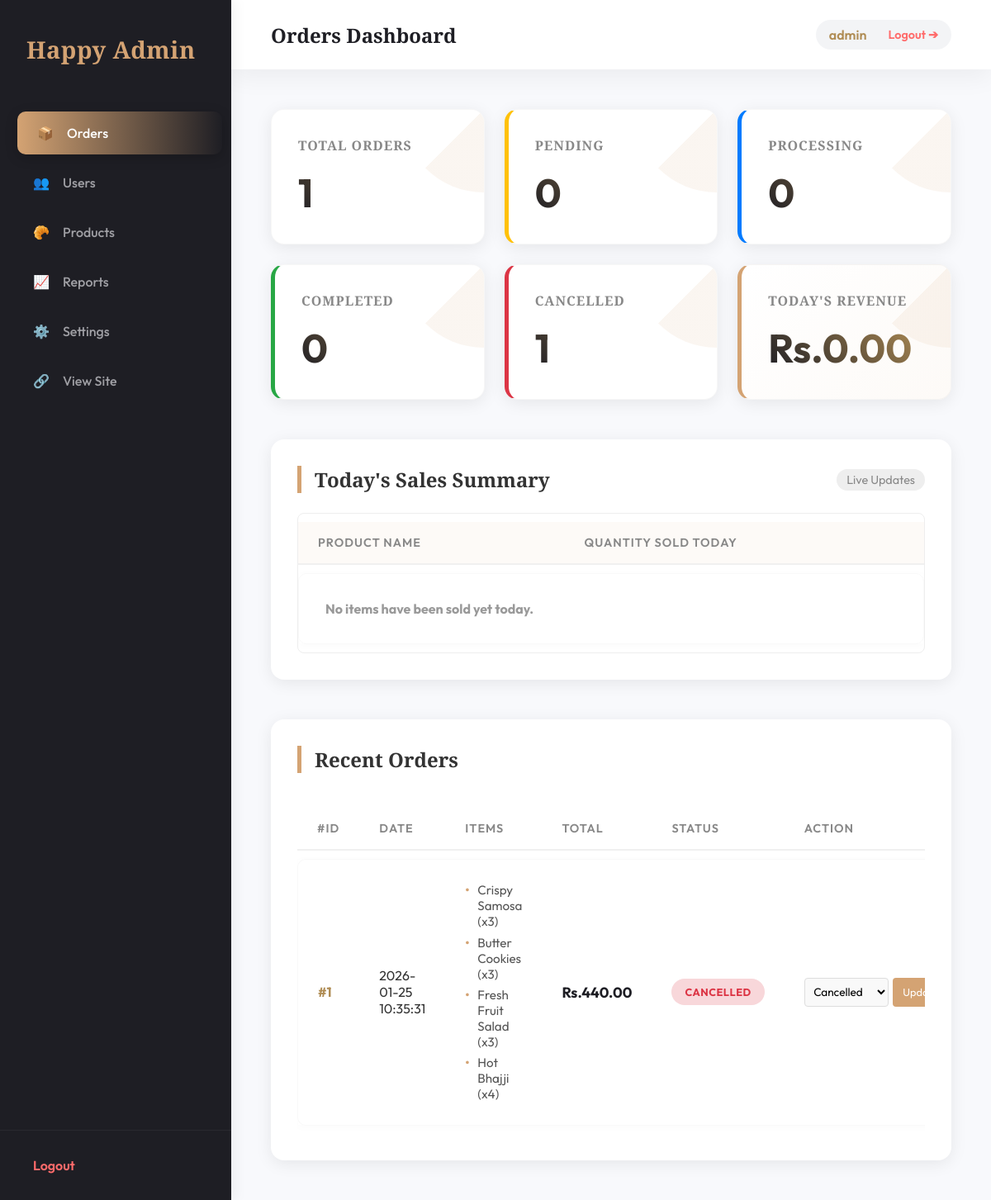
Before: /admin (signed in) with the older database file.
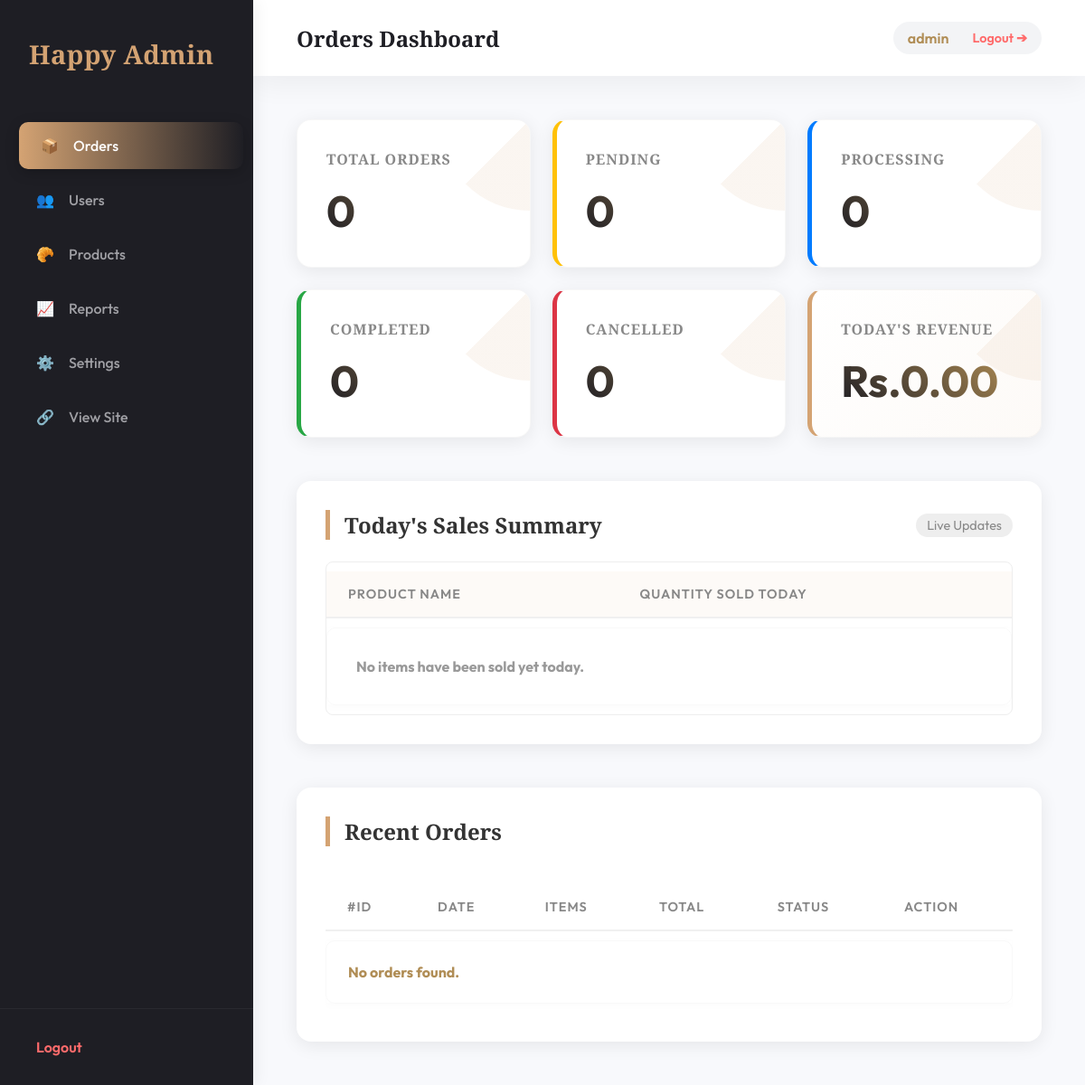
After: the same page with the newer database file.
### app.py (models this page shows)
class Order(db.Model):
    id = db.Column(db.Integer, primary_key=True)
    timestamp = db.Column(db.DateTime, default=datetime.utcnow)
    customer_name = db.Column(db.String(100), nullable=False)
    customer_phone = db.Column(db.String(20), nullable=False)
    customer_address = db.Column(db.Text, nullable=True) # Added address field
    total = db.Column(db.String(20), nullable=False)
    status = db.Column(db.String(20), default='Pending')
    user_id = db.Column(db.Integer, db.ForeignKey('user.id'), nullable=True)
    items = db.relationship('OrderItem', backref='order', lazy=True)

class OrderItem(db.Model):
    id = db.Column(db.Integer, primary_key=True)
    order_id = db.Column(db.Integer, db.ForeignKey('order.id'), nullable=False)
    name = db.Column(db.String(100), nullable=False)
    price = db.Column(db.Float, nullable=False)
    quantity = db.Column(db.Integer, default=1)

### app.py (the view)
@app.route('/admin')
def admin_dashboard():
    if not session.get('admin_logged_in'):
        return redirect(url_for('admin_login'))
    db_orders = Order.query.order_by(Order.timestamp.desc()).all()
    total_orders = Order.query.count()
    pending_orders = Order.query.filter_by(status='Pending').count()
    processing_orders = Order.query.filter_by(status='Processing').count()
    completed_orders = Order.query.filter_by(status='Completed').count()
    cancelled_orders = Order.query.filter_by(status='Cancelled').count()
    today_str = datetime.utcnow().strftime('%Y-%m-%d')
    today_orders = Order.query.filter(db.func.date(Order.timestamp) == today_str).all()
    today_revenue = 0.0
    daily_items_sold = {}
    for o in today_orders:
        if o.status != 'Cancelled':
            total_str = str(o.total).replace('Rs.', '').replace('$', '')
            try:
                today_revenue += float(total_str)
            except ValueError:
                pass
            for item in o.items:
                qty = getattr(item, 'quantity', 1) or 1
                daily_items_sold[item.name] = daily_items_sold.get(item.name, 0) + qty
    top_selling_today = sorted(daily_items_sold.items(), key=lambda x: x[1], reverse=True)
    formatted_orders = []
    for o in db_orders:
        formatted_orders.append({
            'id': o.id,
            'timestamp': o.timestamp.strftime("%Y-%m-%d %H:%M:%S") if o.timestamp else "N/A",
            'items': [{'name': i.name, 'price': i.price, 'qty': getattr(i, 'quantity', 1)} for i in o.items],
            'total': o.total,
            'status': o.status
        })
    db_feedbacks = Feedback.query.order_by(Feedback.timestamp.desc()).all()
    return render_template('admin_dashboard.html',
                         orders=formatted_orders,
                         username=session.get('admin_username', 'admin'),
                         total_orders=total_orders,
                         pending_orders=pending_orders,
                         processing_orders=processing_orders,
                         completed_orders=completed_orders,
                         cancelled_orders=cancelled_orders,
                         revenue=f"Rs.{today_revenue:.2f}",
                         top_selling_today=top_selling_today,
                         feedbacks=db_feedbacks)

### app.py (called while the page is built)
@app.context_processor
def inject_settings():
    settings = StoreSettings.query.first()
    if not settings:
        settings = StoreSettings()
        db.session.add(settings)
        db.session.commit()
    return dict(store_settings=settings)

### templates/admin_dashboard.html (shortened to what this page needs)
<!DOCTYPE html>
<html lang="en">
<head>
    <link rel="stylesheet" href="/static/admin.css">
</head>
<body>
    <div class="admin-layout">
        <aside class="sidebar">
            <div class="sidebar-brand">
                <h2>Happy Admin</h2>
            </div>
            <nav class="sidebar-nav">
                <a href="/admin" class="active">📦 <span>Orders</span></a>
                <a href="/admin/users">👥 <span>Users</span></a>
                <a href="/admin/products">🥐 <span>Products</span></a>
                <a href="/admin/reports">📈 <span>Reports</span></a>
                <a href="/admin/settings">⚙️ <span>Settings</span></a>
                <a href="/" target="_blank">🔗 <span>View Site</span></a>
            </nav>
            <div class="sidebar-footer">
                <a href="/admin/logout">Logout</a>
            </div>
        </aside>
        <main class="main-content">
            <header class="top-bar">
                <h1>Orders Dashboard</h1>
                <div class="user-info">
                    <span>{{ username }}</span>
                    <a href="/admin/logout"
                        style="margin-left: 10px; color: #ff6b6b; font-size: 0.9em; text-decoration: none;">Logout ➔</a>
                </div>
            </header>
            <div class="dashboard-content">
                <div class="stats-cards">
                    <div class="card">
                        <h3>Total Orders</h3>
                        <p class="stat-number">{{ total_orders }}</p>
                    </div>
                    <div class="card" style="border-left: 5px solid #ffc107;">
                        <h3>Pending</h3>
                        <p class="stat-number">{{ pending_orders }}</p>
                    </div>
                    <div class="card" style="border-left: 5px solid #007bff;">
                        <h3>Processing</h3>
                        <p class="stat-number">{{ processing_orders }}</p>
                    </div>
                    <div class="card" style="border-left: 5px solid #28a745;">
                        <h3>Completed</h3>
                        <p class="stat-number">{{ completed_orders }}</p>
                    </div>
                    <div class="card" style="border-left: 5px solid #dc3545;">
                        <h3>Cancelled</h3>
                        <p class="stat-number">{{ cancelled_orders }}</p>
                    </div>
                    <div class="card"
                        style="border-left: 5px solid var(--primary); background: linear-gradient(135deg, #fff, #fdfaf7);">
                        <h3>Today's Revenue</h3>
                        <p class="stat-number" style="color: var(--primary-dark);">{{ revenue }}</p>
                    </div>
                </div>
                <div class="orders-section"
                    style="margin-bottom: 3rem; background: #fff; padding: 2rem; border-radius: var(--radius-lg); box-shadow: var(--shadow-card);">
                    <div
                        style="display: flex; justify-content: space-between; align-items: center; margin-bottom: 1.5rem;">
                        <h2 style="margin: 0;">Today's Sales Summary</h2>
                        <span
                            style="font-size: 0.9rem; color: #888; background: #eee; padding: 4px 12px; border-radius: 20px;">Live
                            Updates</span>
                    </div>
                    <div class="table-container"
                        style="max-height: 300px; overflow-y: auto; border: 1px solid #eee; border-radius: 8px;">
                        <table style="margin: 0;">
                            <thead>
                                <tr style="background: #fdfaf7;">
                                    <th>Product Name</th>
                                    <th>Quantity Sold Today</th>
                                </tr>
                            </thead>
                            <tbody>
                                {% for item_name, qty in top_selling_today %}
                                <tr>
                                    <td><strong style="color: var(--primary-dark);">{{ item_name }}</strong></td>
                                    <td><span
                                            style="font-weight: 700; background: rgba(212, 163, 115, 0.1); padding: 4px 12px; border-radius: 4px;">{{
                                            qty }}</span></td>
                                </tr>
                                {% else %}
                                <tr>
                                    <td colspan="2" class="text-center" style="padding: 2rem; color: #999;">No items
                                        have been sold yet today.</td>
                                </tr>
                                {% endfor %}
                            </tbody>
                        </table>
                    </div>
                </div>
                <div class="orders-section">
                    <h2>Recent Orders</h2>
                    <div class="table-container">
                        <table>
                            <thead>
                                <tr>
                                    <th>#ID</th>
                                    <th>Date</th>
                                    <th>Items</th>
                                    <th>Total</th>
                                    <th>Status</th>
                                    <th>Action</th>
                                </tr>
                            </thead>
                            <tbody>
                                {% for order in orders %}
                                <tr>
                                    <td>#{{ order['id'] }}</td>
                                    <td>{{ order['timestamp'] }}</td>
                                    <td>
                                        <ul class="order-items-list">
                                            {% for item in order['items'] %}
                                            <li>{{ item['name'] }} (x{{ item['qty'] }})</li>
                                            {% endfor %}
                                        </ul>
                                    </td>
                                    <td class="amount">{{ order['total'] }}</td>
                                    <td><span class="status-badge {{ order['status']|lower }}">{{ order['status']
                                            }}</span>
                                    </td>
                                    <td>
                                        <form action="/admin/order/update-status" method="POST"
                                            style="display:flex; gap:5px;">
                                            <select name="status" class="status-select">
                                                <option value="Cancelled" {% if order['status']=='Cancelled'
                                                    %}selected{% endif %}>Cancelled</option>
                                            </select>
                                            <button type="submit" class="btn-update-status">Update</button>
                                        </form>
                                    </td>
                                </tr>
                                {% else %}
                                <tr>
                                    <td colspan="6" class="text-center">No orders found.</td>
                                </tr>
                                {% endfor %}
                            </tbody>
                        </table>
                    </div>
                </div>
            </div>
        </main>
    </div>
</body>
</html>

Changed rows visible on the page:
removed Order: id "1", timestamp "2026-01-25 10:35:31", total "Rs.440.00", status "CANCELLED", status "Cancelled"
removed OrderItem: name "Crispy Samosa", qty "3"
removed OrderItem: name "Butter Cookies", qty "3"
removed OrderItem: name "Fresh Fruit Salad", qty "3"
removed OrderItem: name "Hot Bhajji", qty "4"
Other visible differences:
text now shown: "No orders found."
